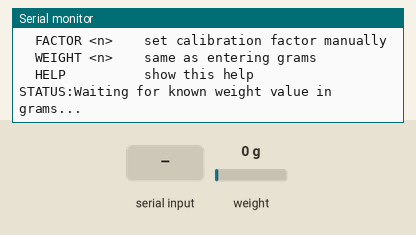
Bench run of a sketch on a simulated Arduino Uno, built with avr-gcc and run on an emulated ATmega328P. Parts: the last lines printed to the serial monitor. Inputs (shaded band) come from the test bench; at power-on: weight on the scale 0 g.

Above: at 4.4 s.
4.5 s: "TARE\n" received over Serial
At 7.3 s:
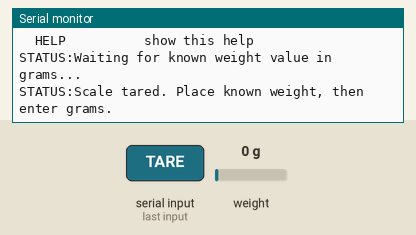
7.5 s: "90 45\n" received over Serial
At 10.3 s:
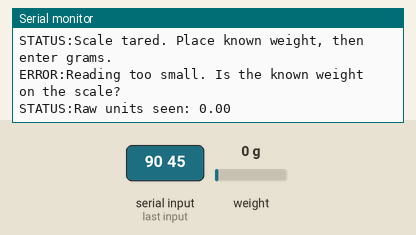
10.5 s: "0\n" received over Serial
At 11.7 s:
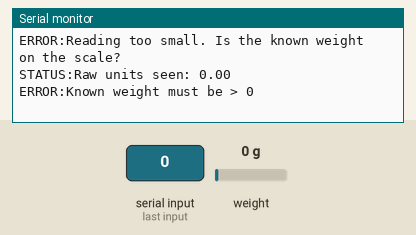

Measured:
- after the input at 4.5 s, the serial monitor: prints a new line after 2.0 s (image 1)
- after the input at 7.5 s, the serial monitor: prints a new line after 2.1 s (image 2)
- after the input at 10.5 s, the serial monitor: prints a new line at once (image 3)

The sketch:

weight_calibration.ino
```cpp
/*
  HX711 weight calibration sketch

  How to use:
  1. Upload this sketch and open Serial Monitor at 9600 baud (Newline).
  2. Wait for tare (scale must be empty).
  3. Place a known weight on the scale.
  4. Type the known weight in grams (e.g. 500) and press Enter.
  5. Copy the printed calibrationFactor into weight_only.ino.
  6. Re-upload weight_only.ino.

  Optional Serial commands after calibration:
    TARE          - re-tare with empty scale
    FACTOR <n>    - try a different factor live (e.g. FACTOR 23018)
    WEIGHT <n>    - recalibrate using a new known weight in grams
*/

#include "HX711.h"
#include <math.h>
#include <stdlib.h>
#include <string.h>

HX711 scale;

const int DT_PIN = 3;
const int SCK_PIN = 2;

// Start uncalibrated (raw units). Updated after you enter a known weight.
float calibrationFactor = 1.0;

char commandBuffer[64];
size_t commandLength = 0;
bool commandTooLong = false;

unsigned long lastPrint = 0;
const unsigned long PRINT_INTERVAL_MS = 1000;

bool waitingForKnownWeight = true;

bool waitForHx711(unsigned long timeoutMs) {
  unsigned long start = millis();
  while (!scale.is_ready()) {
    if (millis() - start >= timeoutMs) {
      return false;
    }
    delay(1);
  }
  return true;
}

void printHelp() {
  Serial.println();
  Serial.println("=== HX711 Calibration ===");
  Serial.println("1. Keep the scale empty until tare finishes.");
  Serial.println("2. Place a known weight on the scale.");
  Serial.println("3. Type that weight in grams and press Enter (e.g. 500).");
  Serial.println();
  Serial.println("Commands:");
  Serial.println("  <grams>       calibrate with that known weight");
  Serial.println("  TARE          tare empty scale");
  Serial.println("  FACTOR <n>    set calibration factor manually");
  Serial.println("  WEIGHT <n>    same as entering grams");
  Serial.println("  HELP          show this help");
  Serial.println();
}

void printReading() {
  if (!waitForHx711(500)) {
    // Skip quietly; sensor often needs a moment between averaged reads.
    return;
  }

  // One averaged sample for both RAW and WEIGHT so they always match.
  long raw = scale.read_average(10);
  float net = (float)raw - (float)scale.get_offset();
  float units = (calibrationFactor == 0.0f) ? 0.0f : (net / calibrationFactor);

  Serial.print("RAW:");
  Serial.print(raw);
  Serial.print("  NET:");
  Serial.print(net, 1);
  Serial.print("  WEIGHT:");
  Serial.print(units, 2);
  Serial.print(" g  FACTOR:");
  Serial.println(calibrationFactor, 4);
}

void applyCalibration(float knownWeightGrams) {
  if (knownWeightGrams <= 0.0f) {
    Serial.println("ERROR:Known weight must be > 0");
    return;
  }

  if (!waitForHx711(1000)) {
    Serial.println("ERROR:HX711 not ready. Check wiring (DT=3, SCK=2) and power.");
    return;
  }

  // Measure with scale=1 so get_units() returns raw counts above tare.
  scale.set_scale(1.0f);
  delay(50);

  if (!waitForHx711(1000)) {
    Serial.println("ERROR:HX711 not ready during calibration read");
    scale.set_scale(calibrationFactor);
    return;
  }

  float rawUnits = scale.get_units(20);

  if (fabs(rawUnits) < 100.0f) {
    Serial.println("ERROR:Reading too small. Is the known weight on the scale?");
    Serial.print("STATUS:Raw units seen: ");
    Serial.println(rawUnits, 2);
    scale.set_scale(calibrationFactor);
    return;
  }

  calibrationFactor = rawUnits / knownWeightGrams;
  scale.set_scale(calibrationFactor);

  Serial.println();
  Serial.println("STATUS:Calibration complete");
  Serial.print("STATUS:Known weight (g): ");
  Serial.println(knownWeightGrams, 2);
  Serial.print("STATUS:Raw units: ");
  Serial.println(rawUnits, 2);
  Serial.print("calibrationFactor = ");
  Serial.print(calibrationFactor, 4);
  Serial.println(";");
  if (calibrationFactor < 0.0f) {
    Serial.println("STATUS:Negative factor is OK (load cell wired / mounted orientation).");
  }
  Serial.println("STATUS:Paste that value into weight_only.ino");
  Serial.println("STATUS:Empty scale should read ~0 g; known weight should match.");
  Serial.println();

  waitingForKnownWeight = false;
  printReading();
}

bool parseLeadingFloat(const char* text, float* outValue) {
  while (*text == ' ') {
    text++;
  }
  if (*text == '\0') {
    return false;
  }

  bool hasDigit = false;
  for (const char* p = text; *p != '\0'; p++) {
    if (*p >= '0' && *p <= '9') {
      hasDigit = true;
      break;
    }
  }
  if (!hasDigit) {
    return false;
  }

  *outValue = (float)atof(text);
  return true;
}

bool parsePrefixedFloat(const char* command, const char* prefix, float* outValue) {
  size_t prefixLen = strlen(prefix);
  if (strncmp(command, prefix, prefixLen) != 0) {
    return false;
  }
  return parseLeadingFloat(command + prefixLen, outValue);
}

void handleCommand(const char* command) {
  if (strcmp(command, "HELP") == 0) {
    printHelp();
    return;
  }

  if (strcmp(command, "TARE") == 0) {
    if (!waitForHx711(1000)) {
      Serial.println("ERROR:HX711 not ready");
      return;
    }
    scale.tare(20);
    Serial.println("STATUS:Scale tared. Place known weight, then enter grams.");
    waitingForKnownWeight = true;
    return;
  }

  float value = 0.0f;

  if (parsePrefixedFloat(command, "FACTOR ", &value)) {
    if (value == 0.0f) {
      Serial.println("ERROR:Factor cannot be 0");
      return;
    }
    calibrationFactor = value;
    scale.set_scale(calibrationFactor);
    waitingForKnownWeight = false;
    Serial.print("STATUS:calibrationFactor set to ");
    Serial.println(calibrationFactor, 4);
    printReading();
    return;
  }

  if (parsePrefixedFloat(command, "WEIGHT ", &value) || parseLeadingFloat(command, &value)) {
    applyCalibration(value);
    return;
  }

  Serial.println("ERROR:Unknown command. Send HELP.");
}

void setup() {
  Serial.begin(9600);
  delay(300);

  Serial.println("STATUS:Initializing HX711 for calibration...");
  scale.begin(DT_PIN, SCK_PIN);
  delay(500);

  if (!waitForHx711(2000)) {
    Serial.println("ERROR:HX711 initialization failed. Check DT=3, SCK=2 wiring.");
    return;
  }

  scale.set_scale(1.0f);
  scale.tare(20);

  Serial.println("STATUS:Scale tared (empty).");
  printHelp();
  Serial.println("STATUS:Waiting for known weight value in grams...");
}

void loop() {
  while (Serial.available() > 0) {
    char incoming = (char)Serial.read();

    if (incoming == '\r') continue;

    if (incoming == '\n') {
      if (commandTooLong) {
        Serial.println("ERROR:Command too long");
      } else if (commandLength > 0) {
        commandBuffer[commandLength] = '\0';
        handleCommand(commandBuffer);
      }
      commandLength = 0;
      commandTooLong = false;
      continue;
    }

    if (!commandTooLong) {
      if (commandLength < sizeof(commandBuffer) - 1) {
        commandBuffer[commandLength++] = incoming;
      } else {
        commandTooLong = true;
      }
    }
  }

  if (!waitingForKnownWeight && (millis() - lastPrint >= PRINT_INTERVAL_MS)) {
    lastPrint = millis();
    printReading();
  }
}
```
